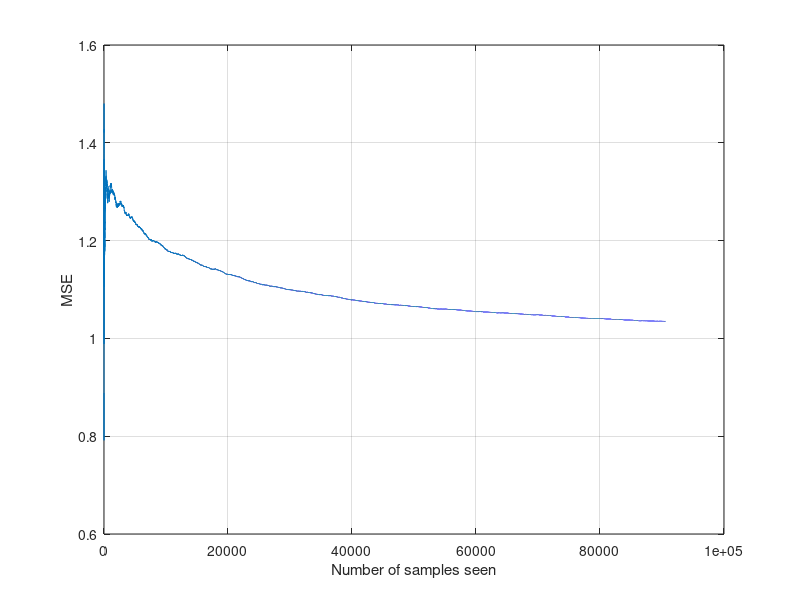

This chart was generated by the following MATLAB code:
% load training data
% train_X, train_Y
load('training_data_100k');
load('test_data_100k');
[num_sample, ~] = size(train_X);
p = max(train_X(:,2));
y_max = max(train_Y);
y_min = min(train_Y);

% parameters
iter_num = 1;
learning_rate = 0.01; 
factors_num = 10;
reg_w = 0.001;
reg_v = 0.001;

% momentum = 0;

w0 = rand();
W = rand(1,p);
V = rand(p,factors_num);

mse_fm_sgd = zeros(1,iter_num*num_sample);

loss = zeros(1,iter_num*num_sample);
rmse_fm_test = zeros(1,iter_num);

w0_ = 0;
W_ = 0;
V_ = 0;

for i=1:iter_num
    
    tic;
    
    % do shuffle
    re_idx = randperm(num_sample);
    X_train = train_X(re_idx,:);
    Y_train = train_Y(re_idx);
    
    % SGD
    
    for j=1:num_sample
        
        if mod(j,1e5)==0
            toc;
            tic;
            fprintf('%d epoch---processing %dth sample\n', i, j);
        end
        
        % do pack
%         X = X_train(j,:);
%         y = Y_train(j,:);
        
%         X = zeros(1, p);
        feature_idx = X_train(j,:);
%         X(feature_idx) = 1;
        y = Y_train(j,:);
        
        
%         tmp = sum(repmat(X',1,factors_num).*V);
%         factor_part = (sum(tmp.^2) - sum(sum(repmat((X').^2,1,factors_num).*(V.^2))))/2;
%         y_predict = w0 + W*X' + factor_part;

        % simplify just for recommendation question
        factor_part = sum(V(feature_idx(1),:).*V(feature_idx(2),:));
        y_predict = w0 + sum(W(feature_idx)) + factor_part;
        
        % prune
%         if y_predict < y_min
%             y_predict = y_min;
%         end
%         
%         if y_predict > y_max
%             y_predict = y_max;
%         end
        
        err = y_predict - y;
        
        idx = (i-1)*num_sample + j;
%         loss(idx) = err^2;
%         mse_fm_sgd(idx) = sum(loss)/idx;
        if idx==1
            mse_fm_sgd(idx) = err^2;
        else
            mse_fm_sgd(idx) = (mse_fm_sgd(idx-1) * (idx - 1) + err^2)/idx;
        end
        
        % update parameters
        w0_ = learning_rate * (2 * err + 2*reg_w*w0);
        w0 = w0 - w0_;
%         W_ = learning_rate * (2*err*X + 2*reg_w*W);
%         W = W - W_;
%         V_ = learning_rate * (2*err*(repmat(X',1,factors_num).*(repmat(X*V,p,1)-repmat(X',1,factors_num).*V)) + 2*reg_v*V);
%         V = V - V_;

        W_ = learning_rate * (2*err + 2*reg_w*W(feature_idx));
        W(feature_idx) = W(feature_idx) - W_;
        V_ = learning_rate * (2*err*((repmat(sum(V(feature_idx,:)),2,1)-V(feature_idx,:))) + 2*reg_v*V(feature_idx,:));
        V(feature_idx,:) = V(feature_idx,:) - V_;
        
    end
    
    % validate
    fprintf('validating\n');
    mse = 0.0;
    [num_sample_test, ~] = size(test_X);
    for k=1:num_sample_test
%         X = test_X(k,:);
%         y = test_Y(k,:);
        if mod(k,10000)==0
            toc;
            tic;
            fprintf('%d epoch(validation)---processing %dth sample\n',i, k);
        end
%         X = zeros(1, p);
        feature_idx = test_X(k,:);
%         X(feature_idx) = 1;
        y = test_Y(k,:);

%         tmp = sum(repmat(X',1,factors_num).*V) ;
%         factor_part = (sum(tmp.^2) - sum(sum(repmat((X').^2,1,factors_num).*(V.^2))))/2;
%         y_predict = w0 + W*X' + factor_part;

        % simplify just for recommendation question
        factor_part = sum(V(feature_idx(1),:).*V(feature_idx(2),:));
        y_predict = w0 + sum(W(feature_idx)) + factor_part;
        
        err = y_predict - y;
        mse = mse + err.^2;
    end

    rmse_fm_test(i) = (mse / num_sample_test).^0.5;
    fprintf('validation done\n');
end





%%
% plot
plot(mse_fm_sgd.^0.5);
xlabel('Number of samples seen');
ylabel('MSE');
grid on;